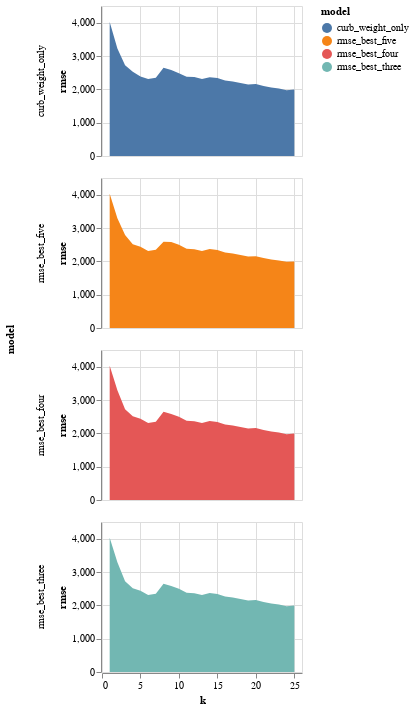

The code cell stored with this chart in its notebook:
### Code cell
alt.Chart(results_df).mark_area().encode(
    x='k',
    y='rmse',
    color='model',
    row=alt.Column('model')
).properties(height=150, width=200)

### Figure 1 — Vega-Lite specification as saved in the notebook (floating-point values rounded to 4 significant figures)
{"$schema": "https://vega.github.io/schema/vega-lite/v2.6.0.json", "config": {"view": {"height": 300, "width": 400}}, "data": {"name": "data-bebd8de6e28c1e13b423ac967f145c09"}, "datasets": {"data-bebd8de6e28c1e13b423ac967f145c09": [{"k": 1, "model": "curb_weight_only", "rmse": 4024.0}, {"k": 1, "model": "rmse_best_five", "rmse": 4027.0}, {"k": 1, "model": "rmse_best_four", "rmse": 4029.0}, {"k": 1, "model": "rmse_best_three", "rmse": 4029.0}, {"k": 2, "model": "curb_weight_only", "rmse": 3223.0}, {"k": 2, "model": "rmse_best_five", "rmse": 3292.0}, {"k": 2, "model": "rmse_best_four", "rmse": 3290.0}, {"k": 2, "model": "rmse_best_three", "rmse": 3290.0}, {"k": 3, "model": "curb_weight_only", "rmse": 2721.0}, {"k": 3, "model": "rmse_best_five", "rmse": 2791.0}, {"k": 3, "model": "rmse_best_four", "rmse": 2722.0}, {"k": 3, "model": "rmse_best_three", "rmse": 2722.0}, {"k": 4, "model": "curb_weight_only", "rmse": 2524.0}, {"k": 4, "model": "rmse_best_five", "rmse": 2511.0}, {"k": 4, "model": "rmse_best_four", "rmse": 2510.0}, {"k": 4, "model": "rmse_best_three", "rmse": 2510.0}, {"k": 5, "model": "curb_weight_only", "rmse": 2382.0}, {"k": 5, "model": "rmse_best_five", "rmse": 2435.0}, {"k": 5, "model": "rmse_best_four", "rmse": 2436.0}, {"k": 5, "model": "rmse_best_three", "rmse": 2436.0}, {"k": 6, "model": "curb_weight_only", "rmse": 2313.0}, {"k": 6, "model": "rmse_best_five", "rmse": 2313.0}, {"k": 6, "model": "rmse_best_four", "rmse": 2313.0}, {"k": 6, "model": "rmse_best_three", "rmse": 2313.0}, {"k": 7, "model": "curb_weight_only", "rmse": 2351.0}, {"k": 7, "model": "rmse_best_five", "rmse": 2351.0}, {"k": 7, "model": "rmse_best_four", "rmse": 2351.0}, {"k": 7, "model": "rmse_best_three", "rmse": 2351.0}, {"k": 8, "model": "curb_weight_only", "rmse": 2651.0}, {"k": 8, "model": "rmse_best_five", "rmse": 2590.0}, {"k": 8, "model": "rmse_best_four", "rmse": 2651.0}, {"k": 8, "model": "rmse_best_three", "rmse": 2651.0}, {"k": 9, "model": "curb_weight_only", "rmse": 2580.0}, {"k": 9, "model": "rmse_best_five", "rmse": 2581.0}, {"k": 9, "model": "rmse_best_four", "rmse": 2581.0}, {"k": 9, "model": "rmse_best_three", "rmse": 2581.0}, {"k": 10, "model": "curb_weight_only", "rmse": 2483.0}, {"k": 10, "model": "rmse_best_five", "rmse": 2496.0}, {"k": 10, "model": "rmse_best_four", "rmse": 2496.0}, {"k": 10, "model": "rmse_best_three", "rmse": 2496.0}, {"k": 11, "model": "curb_weight_only", "rmse": 2377.0}, {"k": 11, "model": "rmse_best_five", "rmse": 2378.0}, {"k": 11, "model": "rmse_best_four", "rmse": 2378.0}, {"k": 11, "model": "rmse_best_three", "rmse": 2378.0}, {"k": 12, "model": "curb_weight_only", "rmse": 2367.0}, {"k": 12, "model": "rmse_best_five", "rmse": 2366.0}, {"k": 12, "model": "rmse_best_four", "rmse": 2364.0}, {"k": 12, "model": "rmse_best_three", "rmse": 2364.0}, {"k": 13, "model": "curb_weight_only", "rmse": 2309.0}, {"k": 13, "model": "rmse_best_five", "rmse": 2311.0}, {"k": 13, "model": "rmse_best_four", "rmse": 2311.0}, {"k": 13, "model": "rmse_best_three", "rmse": 2311.0}, {"k": 14, "model": "curb_weight_only", "rmse": 2361.0}, {"k": 14, "model": "rmse_best_five", "rmse": 2368.0}, {"k": 14, "model": "rmse_best_four", "rmse": 2368.0}, {"k": 14, "model": "rmse_best_three", "rmse": 2368.0}, {"k": 15, "model": "curb_weight_only", "rmse": 2336.0}, {"k": 15, "model": "rmse_best_five", "rmse": 2336.0}, {"k": 15, "model": "rmse_best_four", "rmse": 2336.0}, {"k": 15, "model": "rmse_best_three", "rmse": 2336.0}, {"k": 16, "model": "curb_weight_only", "rmse": 2264.0}, {"k": 16, "model": "rmse_best_five", "rmse": 2263.0}, {"k": 16, "model": "rmse_best_four", "rmse": 2263.0}, {"k": 16, "model": "rmse_best_three", "rmse": 2263.0}, {"k": 17, "model": "curb_weight_only", "rmse": 2232.0}, {"k": 17, "model": "rmse_best_five", "rmse": 2232.0}, {"k": 17, "model": "rmse_best_four", "rmse": 2231.0}, {"k": 17, "model": "rmse_best_three", "rmse": 2231.0}, {"k": 18, "model": "curb_weight_only", "rmse": 2193.0}, {"k": 18, "model": "rmse_best_five", "rmse": 2191.0}, {"k": 18, "model": "rmse_best_four", "rmse": 2189.0}, {"k": 18, "model": "rmse_best_three", "rmse": 2189.0}, {"k": 19, "model": "curb_weight_only", "rmse": 2144.0}, {"k": 19, "model": "rmse_best_five", "rmse": 2143.0}, {"k": 19, "model": "rmse_best_four", "rmse": 2143.0}, {"k": 19, "model": "rmse_best_three", "rmse": 2143.0}, {"k": 20, "model": "curb_weight_only", "rmse": 2160.0}, {"k": 20, "model": "rmse_best_five", "rmse": 2156.0}, {"k": 20, "model": "rmse_best_four", "rmse": 2160.0}, {"k": 20, "model": "rmse_best_three", "rmse": 2160.0}, {"k": 21, "model": "curb_weight_only", "rmse": 2099.0}, {"k": 21, "model": "rmse_best_five", "rmse": 2097.0}, {"k": 21, "model": "rmse_best_four", "rmse": 2097.0}, {"k": 21, "model": "rmse_best_three", "rmse": 2097.0}, {"k": 22, "model": "curb_weight_only", "rmse": 2055.0}, {"k": 22, "model": "rmse_best_five", "rmse": 2054.0}, {"k": 22, "model": "rmse_best_four", "rmse": 2054.0}, {"k": 22, "model": "rmse_best_three", "rmse": 2054.0}, {"k": 23, "model": "curb_weight_only", "rmse": 2026.0}, {"k": 23, "model": "rmse_best_five", "rmse": 2026.0}, {"k": 23, "model": "rmse_best_four", "rmse": 2025.0}, {"k": 23, "model": "rmse_best_three", "rmse": 2025.0}, {"k": 24, "model": "curb_weight_only", "rmse": 1969.0}, {"k": 24, "model": "rmse_best_five", "rmse": 1986.0}, {"k": 24, "model": "rmse_best_four", "rmse": 1974.0}, {"k": 24, "model": "rmse_best_three", "rmse": 1974.0}, {"k": 25, "model": "curb_weight_only", "rmse": 1992.0}, {"k": 25, "model": "rmse_best_five", "rmse": 1992.0}, {"k": 25, "model": "rmse_best_four", "rmse": 1992.0}, {"k": 25, "model": "rmse_best_three", "rmse": 1992.0}]}, "encoding": {"color": {"field": "model", "type": "nominal"}, "row": {"field": "model", "type": "nominal"}, "x": {"field": "k", "type": "quantitative"}, "y": {"field": "rmse", "type": "quantitative"}}, "height": 150, "mark": "area", "width": 200}
